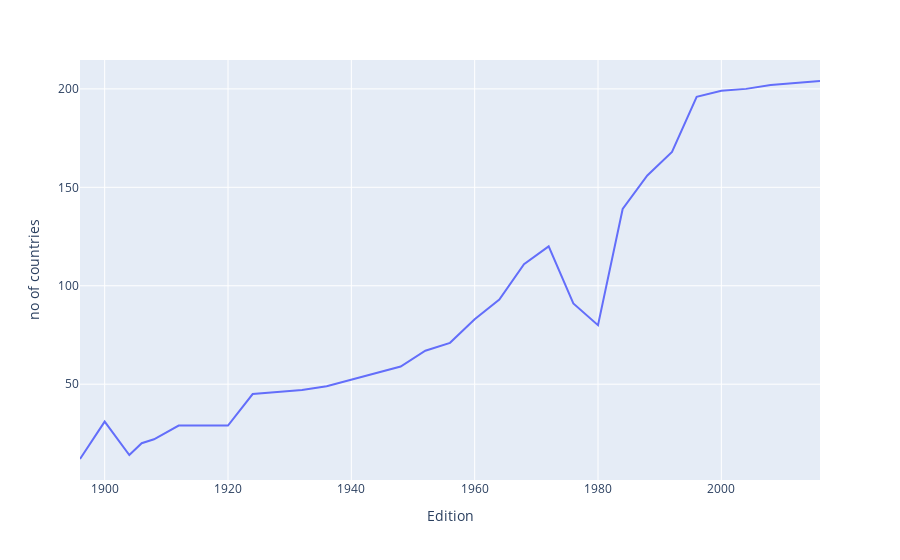

Write notebook code for a chart like this one.
### Code cell
fig = px.line(nations_over_time, x = 'Edition', y = 'no of countries')
fig.show()

### Figure 1 — Plotly figure (JSON) as saved in the notebook; plotly's stock layout.template omitted (floating-point values rounded to 4 significant figures)
{"data": [{"hovertemplate": "Edition=%{x}<br>no of countries=%{y}<extra></extra>", "legendgroup": "", "line": {"color": "#636efa", "dash": "solid"}, "marker": {"symbol": "circle"}, "mode": "lines", "name": "", "orientation": "v", "showlegend": false, "type": "scatter", "x": [1896, 1900, 1904, 1906, 1908, 1912, 1920, 1924, 1928, 1932, 1936, 1948, 1952, 1956, 1960, 1964, 1968, 1972, 1976, 1980, 1984, 1988, 1992, 1996, 2000, 2004, 2008, 2012, 2016], "xaxis": "x", "y": [12, 31, 14, 20, 22, 29, 29, 45, 46, 47, 49, 59, 67, 71, 83, 93, 111, 120, 91, 80, 139, 156, 168, 196, 199, 200, 202, 203, 204], "yaxis": "y"}], "layout": {"autosize": true, "legend": {"tracegroupgap": 0}, "margin": {"t": 60}, "xaxis": {"anchor": "y", "autorange": true, "domain": [0, 1], "range": [1896, 2016], "title": {"text": "Edition"}, "type": "linear"}, "yaxis": {"anchor": "x", "autorange": true, "domain": [0, 1], "range": [1.333, 214.7], "title": {"text": "no of countries"}, "type": "linear"}}}
